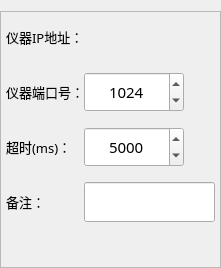
               <widget class="QWidget" name="page_2">
                <property name="sizePolicy">
                 <sizepolicy hsizetype="Preferred" vsizetype="Preferred">
                  <horstretch>0</horstretch>
                  <verstretch>0</verstretch>
                 </sizepolicy>
                </property>
                <layout class="QVBoxLayout" name="verticalLayout_5">
                 <property name="spacing">
                  <number>0</number>
                 </property>
                 <property name="leftMargin">
                  <number>0</number>
                 </property>
                 <property name="topMargin">
                  <number>11</number>
                 </property>
                 <property name="rightMargin">
                  <number>0</number>
                 </property>
                 <property name="bottomMargin">
                  <number>0</number>
                 </property>
                 <item>
                  <widget class="QFrame" name="frame_5">
                   <property name="sizePolicy">
                    <sizepolicy hsizetype="Preferred" vsizetype="Preferred">
                     <horstretch>0</horstretch>
                     <verstretch>0</verstretch>
                    </sizepolicy>
                   </property>
                   <property name="minimumSize">
                    <size>
                     <width>0</width>
                     <height>0</height>
                    </size>
                   </property>
                   <property name="maximumSize">
                    <size>
                     <width>16777215</width>
                     <height>16777215</height>
                    </size>
                   </property>
                   <property name="frameShape">
                    <enum>QFrame::StyledPanel</enum>
                   </property>
                   <property name="frameShadow">
                    <enum>QFrame::Raised</enum>
                   </property>
                   <layout class="QGridLayout" name="gridLayout_4">
                    <property name="leftMargin">
                     <number>5</number>
                    </property>
                    <property name="topMargin">
                     <number>5</number>
                    </property>
                    <property name="rightMargin">
                     <number>5</number>
                    </property>
                    <property name="bottomMargin">
                     <number>5</number>
                    </property>
                    <property name="horizontalSpacing">
                     <number>0</number>
                    </property>
                    <property name="verticalSpacing">
                     <number>15</number>
                    </property>
                    <item row="4" column="0">
                     <widget class="QLabel" name="label_14">
                      <property name="font">
                       <font>
                        <family>微软雅黑</family>
                        <pointsize>10</pointsize>
                       </font>
                      </property>
                      <property name="styleSheet">
                       <string notr="true">background-color: rgba(0, 0, 0, 0);
color: rgb(0, 0, 0);
border:none;</string>
                      </property>
                      <property name="text">
                       <string>备注：</string>
                      </property>
                     </widget>
                    </item>
                    <item row="3" column="0">
                     <widget class="QLabel" name="label_17">
                      <property name="font">
                       <font>
                        <family>微软雅黑</family>
                        <pointsize>10</pointsize>
                       </font>
                      </property>
                      <property name="styleSheet">
                       <string notr="true">background-color: rgba(0, 0, 0, 0);
color: rgb(0, 0, 0);
border:none;</string>
                      </property>
                      <property name="text">
                       <string>超时(ms)：</string>
                      </property>
                     </widget>
                    </item>
                    <item row="4" column="1" colspan="4">
                     <widget class="QLineEdit" name="txtPlcRemark">
                      <property name="sizePolicy">
                       <sizepolicy hsizetype="Preferred" vsizetype="Preferred">
                        <horstretch>0</horstretch>
                        <verstretch>0</verstretch>
                       </sizepolicy>
                      </property>
                      <property name="minimumSize">
                       <size>
                        <width>100</width>
                        <height>40</height>
                       </size>
                      </property>
                      <property name="font">
                       <font>
                        <family>微软雅黑</family>
                        <pointsize>10</pointsize>
                       </font>
                      </property>
                     </widget>
                    </item>
                    <item row="5" column="0">
                     <spacer name="verticalSpacer_4">
                      <property name="orientation">
                       <enum>Qt::Vertical</enum>
                      </property>
                      <property name="sizeHint" stdset="0">
                       <size>
                        <width>20</width>
                        <height>40</height>
                       </size>
                      </property>
                     </spacer>
                    </item>
                    <item row="0" column="0">
                     <widget class="QLabel" name="label_5">
                      <property name="sizePolicy">
                       <sizepolicy hsizetype="Fixed" vsizetype="Preferred">
                        <horstretch>0</horstretch>
                        <verstretch>0</verstretch>
                       </sizepolicy>
                      </property>
                      <property name="font">
                       <font>
                        <family>微软雅黑</family>
                        <pointsize>10</pointsize>
                       </font>
                      </property>
                      <property name="styleSheet">
                       <string notr="true">color: rgb(0, 0, 0);
background-color: rgba(0, 0, 0, 0);
border:none;</string>
                      </property>
                      <property name="text">
                       <string>仪器IP地址：</string>
                      </property>
                     </widget>
                    </item>
                    <item row="1" column="0">
                     <widget class="QLabel" name="label_15">
                      <property name="sizePolicy">
                       <sizepolicy hsizetype="Fixed" vsizetype="Preferred">
                        <horstretch>0</horstretch>
                        <verstretch>0</verstretch>
                       </sizepolicy>
                      </property>
                      <property name="font">
                       <font>
                        <family>微软雅黑</family>
                        <pointsize>10</pointsize>
                       </font>
                      </property>
                      <property name="styleSheet">
                       <string notr="true">background-color: rgba(0, 0, 0, 0);
color: rgb(0, 0, 0);
border:none;</string>
                      </property>
                      <property name="text">
                       <string>仪器端口号：</string>
                      </property>
                     </widget>
                    </item>
                    <item row="3" column="1" colspan="3">
                     <widget class="QSpinBox" name="spinPlcTimeOut">
                      <property name="minimumSize">
                       <size>
                        <width>100</width>
                        <height>40</height>
                       </size>
                      </property>
                      <property name="maximumSize">
                       <size>
                        <width>16777215</width>
                        <height>16777215</height>
                       </size>
                      </property>
                      <property name="font">
                       <font>
                        <family>微软雅黑</family>
                        <pointsize>11</pointsize>
                       </font>
                      </property>
                      <property name="alignment">
                       <set>Qt::AlignCenter</set>
                      </property>
                      <property name="minimum">
                       <number>1</number>
                      </property>
                      <property name="maximum">
                       <number>10000</number>
                      </property>
                      <property name="value">
                       <number>5000</number>
                      </property>
                      <property name="displayIntegerBase">
                       <number>10</number>
                      </property>
                     </widget>
                    </item>
                    <item row="1" column="1" colspan="3">
                     <widget class="QSpinBox" name="spinPlcPort">
                      <property name="sizePolicy">
                       <sizepolicy hsizetype="Preferred" vsizetype="Preferred">
                        <horstretch>0</horstretch>
                        <verstretch>0</verstretch>
                       </sizepolicy>
                      </property>
                      <property name="minimumSize">
                       <size>
                        <width>100</width>
                        <height>40</height>
                       </size>
                      </property>
                      <property name="maximumSize">
                       <size>
                        <width>16777215</width>
                        <height>16777215</height>
                       </size>
                      </property>
                      <property name="font">
                       <font>
                        <family>微软雅黑</family>
                        <pointsize>11</pointsize>
                       </font>
                      </property>
                      <property name="alignment">
                       <set>Qt::AlignCenter</set>
                      </property>
                      <property name="minimum">
                       <number>0</number>
                      </property>
                      <property name="maximum">
                       <number>65535</number>
                      </property>
                      <property name="value">
                       <number>1024</number>
                      </property>
                      <property name="displayIntegerBase">
                       <number>10</number>
                      </property>
                     </widget>
                    </item>
                    <item row="0" column="1" colspan="3">
                     <widget class="IPAddress" name="widgetPlcIP" native="true">
                      <property name="sizePolicy">
                       <sizepolicy hsizetype="Preferred" vsizetype="Fixed">
                        <horstretch>0</horstretch>
                        <verstretch>0</verstretch>
                       </sizepolicy>
                      </property>
                      <property name="minimumSize">
                       <size>
                        <width>100</width>
                        <height>40</height>
                       </size>
                      </property>
                      <property name="maximumSize">
                       <size>
                        <width>16777215</width>
                        <height>16777215</height>
                       </size>
                      </property>
                      <property name="font">
                       <font>
                        <family>微软雅黑</family>
                        <pointsize>10</pointsize>
                       </font>
                      </property>
                     </widget>
                    </item>
                   </layout>
                  </widget>
                 </item>
                </layout>
               </widget>
